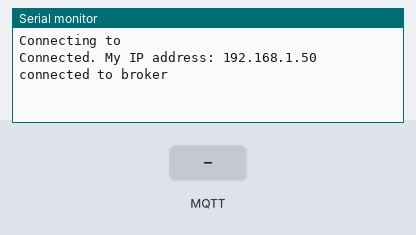
This sketch was run on a simulated Arduino MKR. On the bench: the last lines printed to the serial monitor. The test bench sets the inputs (shaded band). WiFi joins after 1.5 s; servers stay silent unless stated; no MQTT or app messages arrive unless stated; not simulated (calls return 0 or success): arduino_secrets.h.

Above: at 4.7 s.
4.8 s: MQTT message "1" arrives on the first subscribed topic
At 5.4 s:
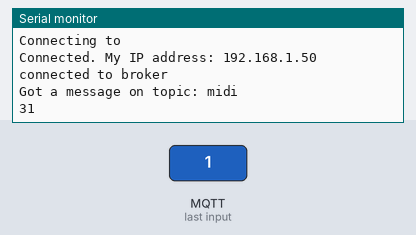
6.3 s: MQTT message "on" arrives on the first subscribed topic
At 7.5 s:
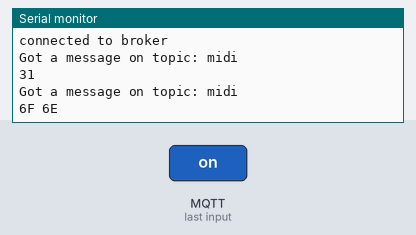
7.8 s: MQTT message "off" arrives on the first subscribed topic
At 8.8 s:
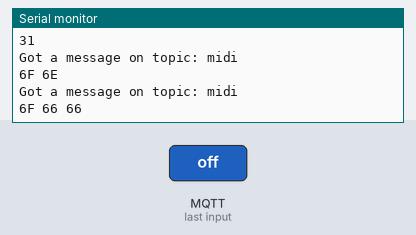

The sketch:

MqttClientMIDIPlayer.ino
```cpp
/*
  MQTT Client that plays MIDI

  This sketch demonstrates an MQTT client that connects to a broker, subsrcibes to a topic,
  and  listens for messages on that topic. When it receives a three-byte message,
  it uses it to play a MIDI note. It doesn't attempe to interpret the MIDI message, it
  just plays it

  This sketch uses https://public.cloud.shiftr.io as the MQTT broker. It uses SSL
  via the WiFiSSLClient, on port 8883

  the arduino_secrets.h file:
  #define SECRET_SSID ""    // network name
  #define SECRET_PASS ""    // network password
  #define SECRET_MQTT_USER "public" // broker username
  #define SECRET_MQTT_PASS "public" // broker password

  created 11 June 2020
  modified 23 Nov 2020
  by Tom Igoe
*/
#include <WiFiNINA.h>
#include <ArduinoMqttClient.h>
#include <MIDIUSB.h>
#include "arduino_secrets.h"

// initialize WiFi connection:
WiFiSSLClient wifi;
MqttClient mqttClient(wifi);

// details for MQTT client:
char broker[] = "public.cloud.shiftr.io";
int port = 8883;
char topic[] = "midi";
char clientID[] = "arduinoMidiClient";

void setup() {
  // initialize serial:
  Serial.begin(9600);
  // wait for serial monitor to open:
  while (!Serial);

  // initialize WiFi, if not connected:
  while (WiFi.status() != WL_CONNECTED) {
    Serial.print("Connecting to ");
    Serial.println(SECRET_SSID);
    WiFi.begin(SECRET_SSID, SECRET_PASS);
    delay(2000);
  }
  // print IP address once connected:
  Serial.print("Connected. My IP address: ");
  Serial.println(WiFi.localIP());
  // set the credentials for the MQTT client:
  mqttClient.setId(clientID);
  // use this if you're using a personal account on shiftr.io:
  mqttClient.setUsernamePassword(SECRET_MQTT_USER, SECRET_MQTT_PASS);

  while (!connectToBroker()) {
    Serial.println("attempting to connect to broker");
    delay(1000);
  }
  Serial.println("connected to broker");
}

void loop() {
  // if not connected, try to connect:
  if (!mqttClient.connected()) {
    Serial.println("reconnecting");
    connectToBroker();
  }

  // if a message comes in, read it:
  int messageSize = mqttClient.parseMessage();
  if (messageSize > 0) {
    // set up an array for the MIDI bytes:
    byte message[messageSize];
    Serial.print("Got a message on topic: ");
    Serial.println(mqttClient.messageTopic());
    // message byte counter:
    int i = 0;
    // read the message:
    while (mqttClient.available()) {
      // convert numeric string to an int:
      message[i] = mqttClient.read();
      Serial.print(message[i], HEX);
      Serial.print(" ");
      i++;
    }
    Serial.println();
    // play a note:
    midiCommand(message[0], message[1], message[2]);
  }
}

boolean connectToBroker() {
  if (!mqttClient.connect(broker, port)) {
    Serial.print("MOTT connection failed. Error no: ");
    Serial.println(mqttClient.connectError());
    return false;
  }
  // once you're connected, you can proceed:
  mqttClient.subscribe(topic);
  return true;
}


// send a 3-byte midi message
void midiCommand(byte cmd, byte data1, byte  data2) {
  // First parameter is the event type (top 4 bits of the command byte).
  // Second parameter is command byte combined with the channel.
  // Third parameter is the first data byte
  // Fourth parameter second data byte

  midiEventPacket_t midiMsg = {cmd >> 4, cmd, data1, data2};
  MidiUSB.sendMIDI(midiMsg);
}
```

Measured:
- after the input at 4.8 s, the serial monitor: prints a new line at once (image 1)
- after the input at 6.3 s, the serial monitor: prints a new line at once (image 2)
- after the input at 7.8 s, the serial monitor: prints a new line at once (image 3)
